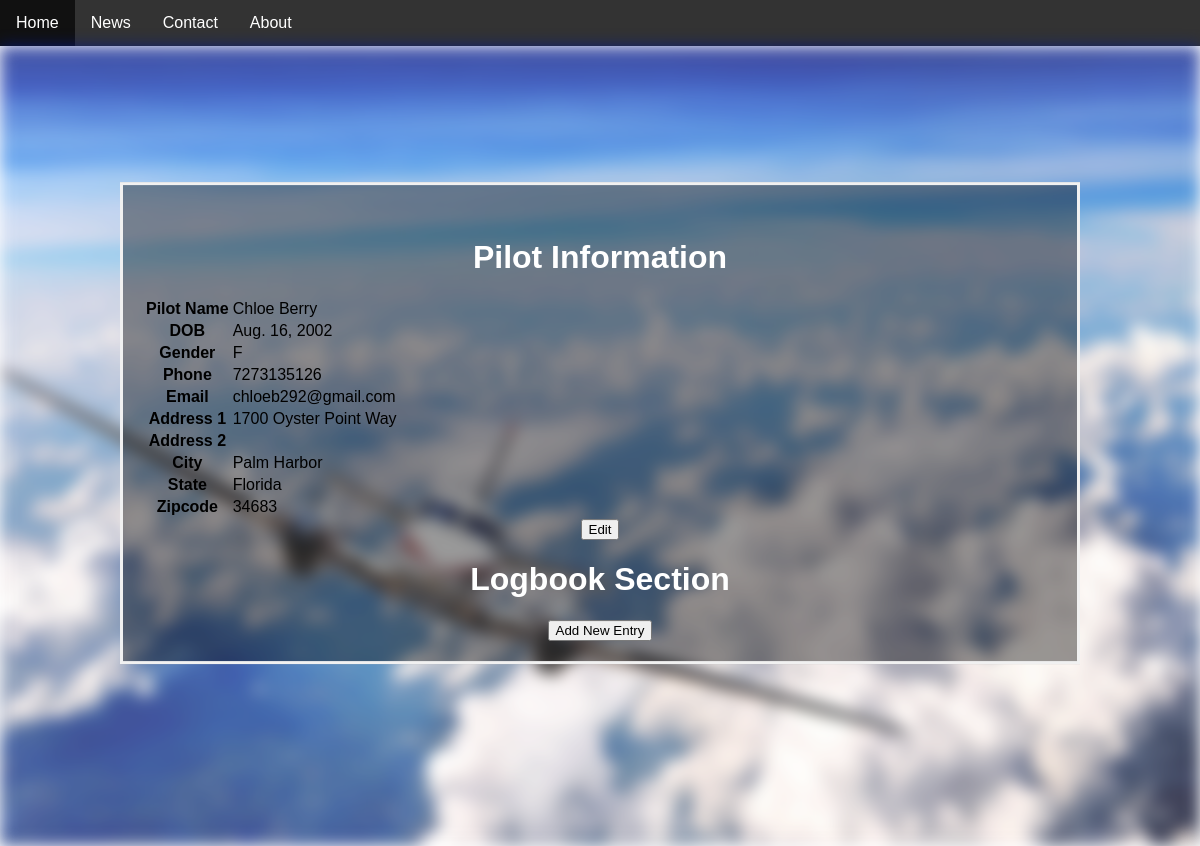
/logs/pilot/1/, run on the app's committed database.
### logs/models.py (models this page shows, shortened)
class Pilot(models.Model):
    custom_user = models.ForeignKey(CustomUser, on_delete=models.CASCADE)
    first_name = models.CharField(max_length=200)
    middle_name = models.CharField(max_length=200,blank=True)
    last_name = models.CharField(max_length=200)
    date_of_birth = models.DateField(null=True)
    GENDER_CHOICES = (
        ('M', 'Male'),
        ('F', 'Female'),
    )
    gender = models.CharField(max_length=1, choices=GENDER_CHOICES)
    phone = models.CharField(max_length=200)
    email = models.CharField(max_length=200)
    STATE_CHOICES = (("Alabama","Alabama"),("Alaska","Alaska"),("Arizona","Arizona"),("Arkansas","Arkansas"),("California","California"),("Colorado","Colorado"),("Connecticut","Connecticut"),("Delaware","Delaware"),("Florida","Florida"),("Georgia","Georgia"),("Hawaii","Hawaii"),("Idaho","Idaho"),("Illinois","Illinois"),("Indiana","Indiana"),("Iowa","Iowa"),("Kansas","Kansas"),("Kentucky","Kentucky"),("Louisiana","Louisiana"),("Maine","Maine"),("Maryland","Maryland"),("Massachusetts","Massachusetts"),("Michigan","Michigan"),("Minnesota","Minnesota"),("Mississippi","Mississippi"),("Missouri","Missouri"),("Montana","Montana"),("Nebraska","Nebraska"),("Nevada","Nevada"),("New Hampshire","New Hampshire"),("New Jersey","New Jersey"),("New Mexico","New Mexico"),("New York","New York"),("North Carolina","North Carolina"),("North Dakota","North Dakota"),("Ohio","Ohio"),("Oklahoma","Oklahoma"),("Oregon","Oregon"),("Pennsylvania","Pennsylvania"),("Rhode Island","Rhode Island"),("South Carolina","South Carolina"),("South Dakota","South Dakota"),("Tennessee","Tennessee"),("Texas","Texas"),("Utah","Utah"),("Vermont","Vermont"),("Virginia","Virginia"),("Washington","Washington"),("West Virginia","West Virginia"),("Wisconsin","Wisconsin"),("Wyoming","Wyoming"))
    address1 = models.CharField(max_length=200)
    address2 = models.CharField(max_length=200, blank=True)
    city = models.CharField(max_length=200)
    state = models.CharField(max_length=200, choices=STATE_CHOICES)
    zipcode = models.CharField(max_length=200)
    country = models.CharField(max_length=200)

### logs/views.py (the view)
# urls.py: path('pilot/<int:pk>/', views.PilotDetailView.as_view(), name='pilot-detail'),
class PilotDetailView(DetailView):
    model = Pilot
    def get(self, request, *args, **kwargs):
        pilot = get_object_or_404(Pilot, pk=kwargs['pk'])
        lbe = LogbookEntry.objects.filter(pilot_id=kwargs['pk'])
        context = {'pilot': pilot, 'pilot_logs': lbe}
        return render(request, 'logs/pilot_detail.html', context)

### logs/templates/logs/pilot_detail.html (shortened to what this page needs)
{% extends 'logs/base.html' %}
{% block content %}
<h1>Pilot Information </h1>
<table class="center" >
    <tr>
        <th>Pilot Name</th>
        <td>{{pilot.first_name}} {{pilot.last_name}}</td>
    </tr>
    <tr>
        <th>DOB</th>
        <td>{{pilot.date_of_birth}}</td>
    </tr>
    <tr>
        <th>Gender</th>
        <td>{{pilot.gender}}</td>
    </tr>
    <tr>
        <th>Phone</th>
        <td>{{pilot.phone}}</td>
    </tr>
    <tr>
        <th>Email</th>
        <td>{{pilot.email}}</td>
    </tr>
    <tr>
        <th>Address 1</th>
        <td>{{pilot.address1}}</td>
    </tr>
    <tr>
        <th>Address 2</th>
        <td>{{pilot.address2}}</td>
    </tr>
    <tr>
        <th>City</th>
        <td>{{pilot.city}}</td>
    </tr>
    <tr>
        <th>State</th>
        <td>{{pilot.state}}</td>
    </tr>
    <tr>
        <th>Zipcode</th>
        <td>{{pilot.zipcode}}</td>
    </tr>
</table>
<a href="edit"><button type="button"> Edit </button> </a>
<h1> Logbook Section </h1>
<a href="add_logbook_entry"><button type="button"> Add New Entry </button> </a>
{% endblock %}

### logs/templates/logs/base.html (style rules this page uses)
body, html { height: 100%; margin: 0; font-family: Arial, Helvetica, sans-serif; }
* { box-sizing: border-box; }

### data on the page
Pilot: first_name "Chloe", last_name "Berry", date_of_birth "Aug. 16, 2002", gender "F", phone "7273135126", email "chloeb292@gmail.com", address1 "1700 Oyster Point Way", city "Palm Harbor", state "Florida", zipcode "34683"
